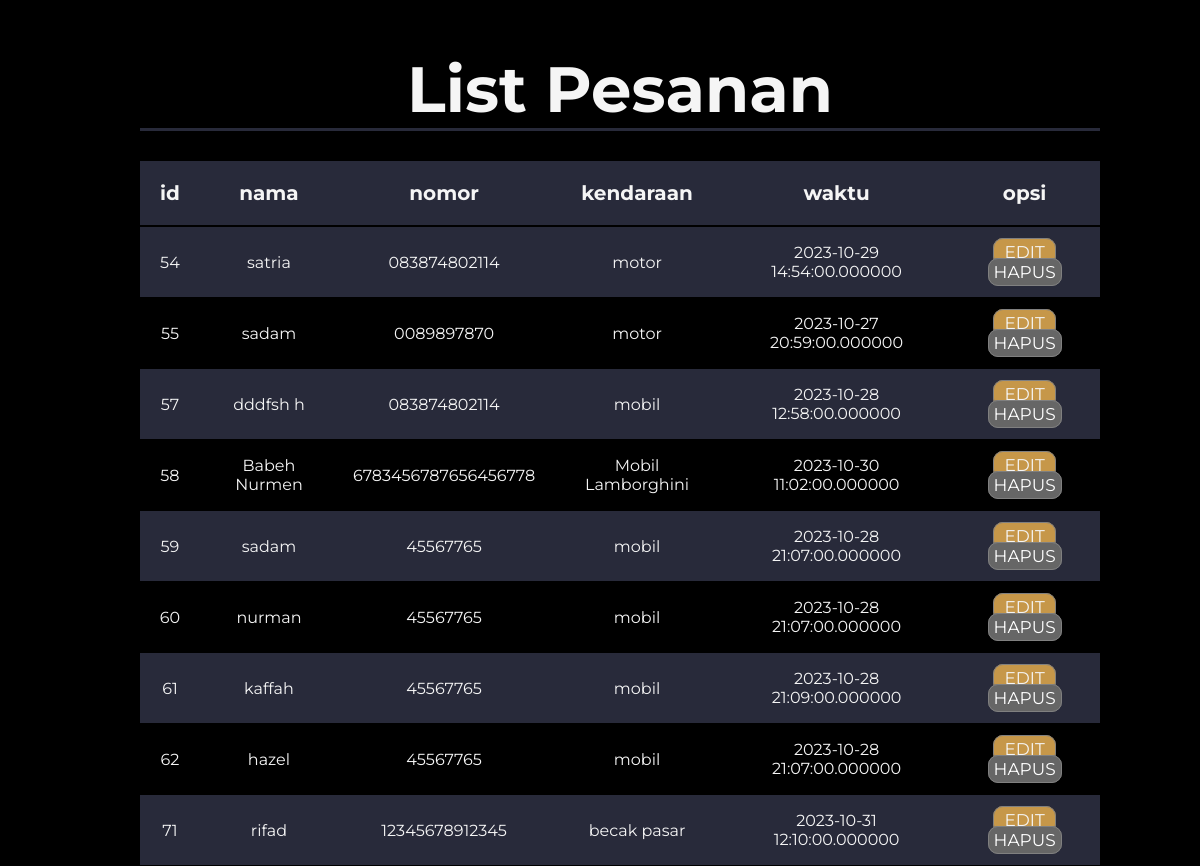
The app's page /src/form/dashboard.php with its own data.
### tables this page shows
CREATE TABLE `tb_parkir` (
  `id` int(255) NOT NULL,
  `nama` varchar(234) NOT NULL,
  `nomor_telepon` char(70) NOT NULL,
  `tipe_kendaraan` char(60) NOT NULL,
  `waktu` datetime(6) DEFAULT NULL
);

### src/form/dashboard.php (the view, shortened to what this page needs)
<!DOCTYPE html>
<html lang="en">
<head>
</head>
<body>
    <div class="container">
        <div class="judul">
            <h1>List Pesanan</h1>
        </div>
        <div class="tabel">
            <table>
                <tr>
                    <th>id</th>
                    <th>nama</th>
                    <th>nomor</th>
                    <th>kendaraan</th>
                    <th>waktu</th>
                    <th>opsi</th>
                </tr>
                <?php
                include_once("connect.php");
                $baca = mysqli_query($conn, "SELECT * FROM tb_parkir");
                while ($baris = mysqli_fetch_array($baca)) {
                    ?>
                    <tr>
                        <td>
                            <?php echo $baris['id']; ?>
                        </td>
                        <td>
                            <?php echo $baris['nama']; ?>
                        </td>
                        <td>
                            <?php echo $baris['nomor_telepon']; ?>
                        </td>
                        <td>
                            <?php echo $baris['tipe_kendaraan']; ?>
                        </td>
                        <td>
                            <?php echo $baris['waktu']; ?>
                        </td>
                        <td>
                            <a href="edit2.php?action=edit&id=<?php echo $baris['id'] ?>&nama=<?php echo $baris['nama']; ?>&nomor_telepon=<?php echo $baris['nomor_telepon']; ?>&tipe_kendaraan=<?php echo $baris['tipe_kendaraan']; ?>&waktu=<?php echo $baris['waktu']; ?>"
                                class="edit">EDIT</a>
                            <a href="delete.php?id=<?Php echo $baris['id']; ?>" class="hapus">HAPUS</a>
                        <?php } ?>
            </table>
        </div>
    </div>
</body>
</html>

### src/form/dashboard.php (style rules this page uses)
* { margin: 0; padding: 0; }
body { font-family: 'Montserrat', sans-serif; background-color: #000000; color: whitesmoke; }
.container { margin-left: 140px; width: 80%; height: auto; }
.container .judul { width: 100%; font-size: 2em; border-bottom: 3px solid #282A3A; margin-top: 50px; text-align: center; }
.tabel table { border-collapse: collapse; width: 100%; margin-top: 30px; }
th { padding: 20px; text-align: center; border-bottom: 2px solid black; background-color: #282A3A; color: whitesmoke; font-size: 20px; }
td { padding: 15px; text-align: center; border-bottom: 1.5px solid black; }
tr:nth-child(even) { background-color: #282A3A; }
.edit { background-color: #C69749; color: whitesmoke; font-size: 17px; width: 100px; padding: 3px; padding-left: 10px; padding-right: 10px; border-radius: 10px; text-decoration: none; border: 1px solid gray; }
.hapus { color: white; width: 100px; background-color: #666; font-size: 17px; padding: 3px; padding-left: 5px; padding-right: 5px; border-radius: 10px; text-decoration: none; border: 1px solid gray; }

### records on screen
tb_parkir: id "54", nama "satria", nomor_telepon "083874802114", tipe_kendaraan "motor", waktu "2023-10-29 14:54:00.000000"
tb_parkir: id "55", nama "sadam", nomor_telepon "0089897870", tipe_kendaraan "motor", waktu "2023-10-27 20:59:00.000000"
tb_parkir: id "57", nama "dddfsh h", nomor_telepon "083874802114", tipe_kendaraan "mobil", waktu "2023-10-28 12:58:00.000000"
tb_parkir: id "58", nama "Babeh Nurmen", nomor_telepon "6783456787656456778", tipe_kendaraan "Mobil Lamborghini", waktu "2023-10-30 11:02:00.000000"
tb_parkir: id "59", nama "sadam", nomor_telepon "45567765", tipe_kendaraan "mobil", waktu "2023-10-28 21:07:00.000000"
tb_parkir: id "60", nama "nurman", nomor_telepon "45567765", tipe_kendaraan "mobil", waktu "2023-10-28 21:07:00.000000"
tb_parkir: id "61", nama "kaffah", nomor_telepon "45567765", tipe_kendaraan "mobil", waktu "2023-10-28 21:09:00.000000"
tb_parkir: id "62", nama "hazel", nomor_telepon "45567765", tipe_kendaraan "mobil", waktu "2023-10-28 21:07:00.000000"
tb_parkir: id "71", nama "rifad", nomor_telepon "12345678912345", tipe_kendaraan "becak pasar", waktu "2023-10-31 12:10:00.000000"
